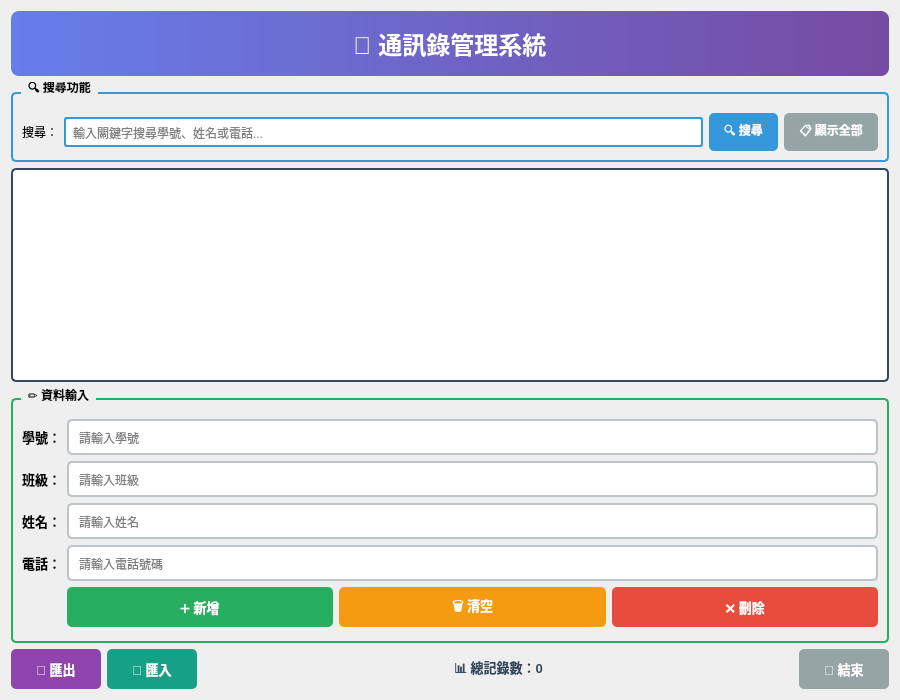
<?xml version="1.0" encoding="UTF-8"?>
<ui version="4.0">
 <class>Mywidget</class>
 <widget class="QWidget" name="Mywidget">
  <property name="geometry">
   <rect>
    <x>0</x>
    <y>0</y>
    <width>900</width>
    <height>700</height>
   </rect>
  </property>
  <property name="windowTitle">
   <string>通訊錄管理系統 - Address Book Manager</string>
  </property>
  <layout class="QVBoxLayout" name="verticalLayout">
   <item>
    <widget class="QLabel" name="titleLabel">
     <property name="text">
      <string>📇 通訊錄管理系統</string>
     </property>
     <property name="alignment">
      <set>Qt::AlignCenter</set>
     </property>
     <property name="styleSheet">
      <string notr="true">font-size: 24px; font-weight: bold; color: #2c3e50; padding: 15px; background: qlineargradient(x1:0, y1:0, x2:1, y2:0, stop:0 #667eea, stop:1 #764ba2); color: white; border-radius: 8px;</string>
     </property>
    </widget>
   </item>
   <item>
    <widget class="QGroupBox" name="searchGroupBox">
     <property name="title">
      <string>🔍 搜尋功能</string>
     </property>
     <property name="styleSheet">
      <string notr="true">QGroupBox { font-weight: bold; border: 2px solid #3498db; border-radius: 5px; margin-top: 10px; padding-top: 10px; } QGroupBox::title { subcontrol-origin: margin; left: 10px; padding: 0 5px; }</string>
     </property>
     <layout class="QHBoxLayout" name="horizontalLayout">
      <item>
       <widget class="QLabel" name="searchLabel">
        <property name="text">
         <string>搜尋：</string>
        </property>
       </widget>
      </item>
      <item>
       <widget class="QLineEdit" name="searchLineEdit">
        <property name="placeholderText">
         <string>輸入關鍵字搜尋學號、姓名或電話...</string>
        </property>
        <property name="styleSheet">
         <string notr="true">padding: 5px; border: 2px solid #3498db; border-radius: 3px;</string>
        </property>
       </widget>
      </item>
      <item>
       <widget class="QPushButton" name="pushButton_search">
        <property name="text">
         <string>🔍 搜尋</string>
        </property>
        <property name="styleSheet">
         <string notr="true">QPushButton { background-color: #3498db; color: white; padding: 8px 15px; border-radius: 5px; font-weight: bold; } QPushButton:hover { background-color: #2980b9; }</string>
        </property>
       </widget>
      </item>
      <item>
       <widget class="QPushButton" name="pushButton_showAll">
        <property name="text">
         <string>📋 顯示全部</string>
        </property>
        <property name="styleSheet">
         <string notr="true">QPushButton { background-color: #95a5a6; color: white; padding: 8px 15px; border-radius: 5px; font-weight: bold; } QPushButton:hover { background-color: #7f8c8d; }</string>
        </property>
       </widget>
      </item>
     </layout>
    </widget>
   </item>
   <item>
    <widget class="QTableWidget" name="tableWidget">
     <property name="styleSheet">
      <string notr="true">QTableWidget { alternate-background-color: #ecf0f1; background-color: white; gridline-color: #bdc3c7; border: 2px solid #34495e; border-radius: 5px; } QTableWidget::item:selected { background-color: #3498db; color: white; } QHeaderView::section { background-color: #34495e; color: white; padding: 8px; font-weight: bold; border: none; }</string>
     </property>
     <property name="alternatingRowColors">
      <bool>true</bool>
     </property>
     <property name="selectionBehavior">
      <enum>QAbstractItemView::SelectRows</enum>
     </property>
    </widget>
   </item>
   <item>
    <widget class="QGroupBox" name="inputGroupBox">
     <property name="title">
      <string>✏️ 資料輸入</string>
     </property>
     <property name="styleSheet">
      <string notr="true">QGroupBox { font-weight: bold; border: 2px solid #27ae60; border-radius: 5px; margin-top: 10px; padding-top: 10px; } QGroupBox::title { subcontrol-origin: margin; left: 10px; padding: 0 5px; }</string>
     </property>
     <layout class="QFormLayout" name="formLayout">
      <item row="0" column="0">
       <widget class="QLabel" name="label">
        <property name="text">
         <string>學號：</string>
        </property>
        <property name="styleSheet">
         <string notr="true">font-weight: bold; font-size: 13px;</string>
        </property>
       </widget>
      </item>
      <item row="0" column="1">
       <widget class="QLineEdit" name="lineEdit">
        <property name="placeholderText">
         <string>請輸入學號</string>
        </property>
        <property name="styleSheet">
         <string notr="true">padding: 8px; border: 2px solid #bdc3c7; border-radius: 5px; background-color: #ffffff;</string>
        </property>
       </widget>
      </item>
      <item row="1" column="0">
       <widget class="QLabel" name="label_2">
        <property name="text">
         <string>班級：</string>
        </property>
        <property name="styleSheet">
         <string notr="true">font-weight: bold; font-size: 13px;</string>
        </property>
       </widget>
      </item>
      <item row="1" column="1">
       <widget class="QLineEdit" name="lineEdit_2">
        <property name="placeholderText">
         <string>請輸入班級</string>
        </property>
        <property name="styleSheet">
         <string notr="true">padding: 8px; border: 2px solid #bdc3c7; border-radius: 5px; background-color: #ffffff;</string>
        </property>
       </widget>
      </item>
      <item row="2" column="0">
       <widget class="QLabel" name="label_3">
        <property name="text">
         <string>姓名：</string>
        </property>
        <property name="styleSheet">
         <string notr="true">font-weight: bold; font-size: 13px;</string>
        </property>
       </widget>
      </item>
      <item row="2" column="1">
       <widget class="QLineEdit" name="lineEdit_3">
        <property name="placeholderText">
         <string>請輸入姓名</string>
        </property>
        <property name="styleSheet">
         <string notr="true">padding: 8px; border: 2px solid #bdc3c7; border-radius: 5px; background-color: #ffffff;</string>
        </property>
       </widget>
      </item>
      <item row="3" column="0">
       <widget class="QLabel" name="label_4">
        <property name="text">
         <string>電話：</string>
        </property>
        <property name="styleSheet">
         <string notr="true">font-weight: bold; font-size: 13px;</string>
        </property>
       </widget>
      </item>
      <item row="3" column="1">
       <widget class="QLineEdit" name="lineEdit_4">
        <property name="placeholderText">
         <string>請輸入電話號碼</string>
        </property>
        <property name="styleSheet">
         <string notr="true">padding: 8px; border: 2px solid #bdc3c7; border-radius: 5px; background-color: #ffffff;</string>
        </property>
       </widget>
      </item>
      <item row="4" column="1">
       <layout class="QGridLayout" name="gridLayout_2">
        <item row="0" column="0">
         <widget class="QPushButton" name="pushButton_4">
          <property name="text">
           <string>➕ 新增</string>
          </property>
          <property name="styleSheet">
           <string notr="true">QPushButton { background-color: #27ae60; color: white; padding: 10px 20px; border-radius: 5px; font-weight: bold; font-size: 13px; } QPushButton:hover { background-color: #229954; }</string>
          </property>
         </widget>
        </item>
        <item row="0" column="1">
         <widget class="QPushButton" name="pushButton_clear">
          <property name="text">
           <string>🗑️ 清空</string>
          </property>
          <property name="styleSheet">
           <string notr="true">QPushButton { background-color: #f39c12; color: white; padding: 10px 20px; border-radius: 5px; font-weight: bold; font-size: 13px; } QPushButton:hover { background-color: #e67e22; }</string>
          </property>
         </widget>
        </item>
        <item row="0" column="2">
         <widget class="QPushButton" name="pushButton_delete">
          <property name="text">
           <string>❌ 刪除</string>
          </property>
          <property name="styleSheet">
           <string notr="true">QPushButton { background-color: #e74c3c; color: white; padding: 10px 20px; border-radius: 5px; font-weight: bold; font-size: 13px; } QPushButton:hover { background-color: #c0392b; }</string>
          </property>
         </widget>
        </item>
       </layout>
      </item>
     </layout>
    </widget>
   </item>
   <item>
    <layout class="QHBoxLayout" name="horizontalLayout_2">
     <item>
      <widget class="QPushButton" name="pushButton_3">
       <property name="text">
        <string>💾 匯出</string>
       </property>
       <property name="styleSheet">
        <string notr="true">QPushButton { background-color: #8e44ad; color: white; padding: 10px 25px; border-radius: 5px; font-weight: bold; font-size: 13px; } QPushButton:hover { background-color: #7d3c98; }</string>
       </property>
      </widget>
     </item>
     <item>
      <widget class="QPushButton" name="pushButton_6">
       <property name="text">
        <string>📂 匯入</string>
       </property>
       <property name="styleSheet">
        <string notr="true">QPushButton { background-color: #16a085; color: white; padding: 10px 25px; border-radius: 5px; font-weight: bold; font-size: 13px; } QPushButton:hover { background-color: #138d75; }</string>
       </property>
      </widget>
     </item>
     <item>
      <spacer name="horizontalSpacer">
       <property name="orientation">
        <enum>Qt::Horizontal</enum>
       </property>
       <property name="sizeHint" stdset="0">
        <size>
         <width>40</width>
         <height>20</height>
        </size>
       </property>
      </spacer>
     </item>
     <item>
      <widget class="QLabel" name="statusLabel">
       <property name="text">
        <string>📊 總記錄數：0</string>
       </property>
       <property name="styleSheet">
        <string notr="true">font-weight: bold; color: #34495e; font-size: 13px;</string>
       </property>
      </widget>
     </item>
     <item>
      <spacer name="horizontalSpacer_2">
       <property name="orientation">
        <enum>Qt::Horizontal</enum>
       </property>
       <property name="sizeHint" stdset="0">
        <size>
         <width>40</width>
         <height>20</height>
        </size>
       </property>
      </spacer>
     </item>
     <item>
      <widget class="QPushButton" name="pushButton_5">
       <property name="text">
        <string>🚪 結束</string>
       </property>
       <property name="styleSheet">
        <string notr="true">QPushButton { background-color: #95a5a6; color: white; padding: 10px 25px; border-radius: 5px; font-weight: bold; font-size: 13px; } QPushButton:hover { background-color: #7f8c8d; }</string>
       </property>
      </widget>
     </item>
    </layout>
   </item>
  </layout>
 </widget>
 <resources/>
 <connections/>
</ui>
